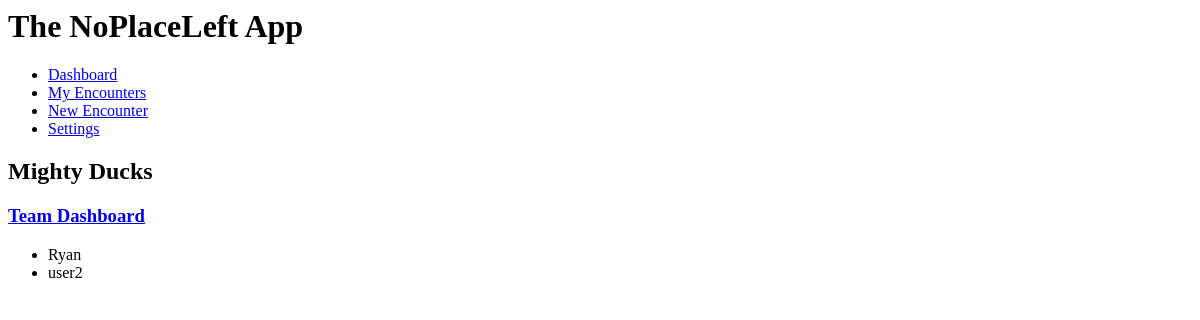
Page /npl/team/1/ (signed in) on the earlier database version.
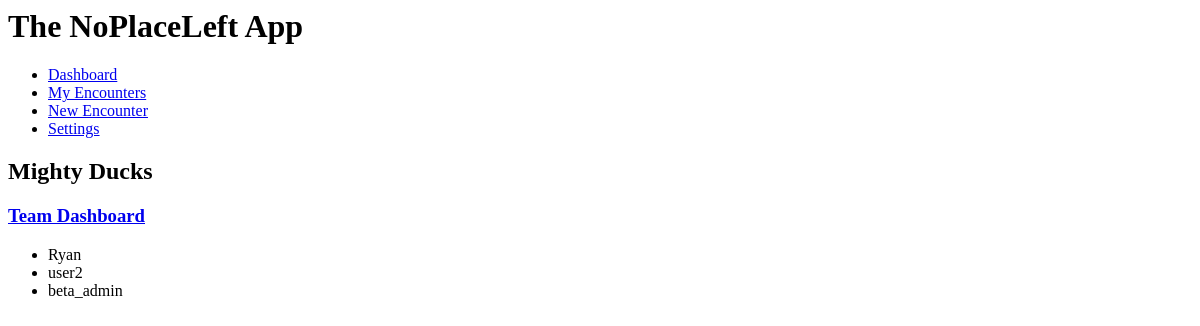
Same page on the later database version.
### npl/models.py (models this page shows)
class Laborer(models.Model):
    user = models.OneToOneField(User, on_delete=models.CASCADE)
    creation_date = models.DateField()

### npl/views.py (the view)
# urls.py: path('team/<int:pk>/', views.view_team, name="team_detail"),
def view_team(request, pk):
    team = Team.objects.filter(id=pk).first()
    members = team.members.all()
    return render(request, 'npl/team_detail.html', {'team': team, 'team_members': members})

### npl/templates/npl/team_detail.html (shortened to what this page needs)
{% extends "base.html" %}
{% block content %}
<h2>{{ team.team_name }}</h2>
<h3><a href="{% url 'npl:team_dashboard' team.id %}">Team Dashboard</a></h3>
<ul>
    {% for member in team_members %}
    <li>
            {{member.user.username}}
    </li>
    {% endfor %}
</ul>
{% endblock %}

Differences in the rows shown:
added Laborer: user.username "beta_admin"
